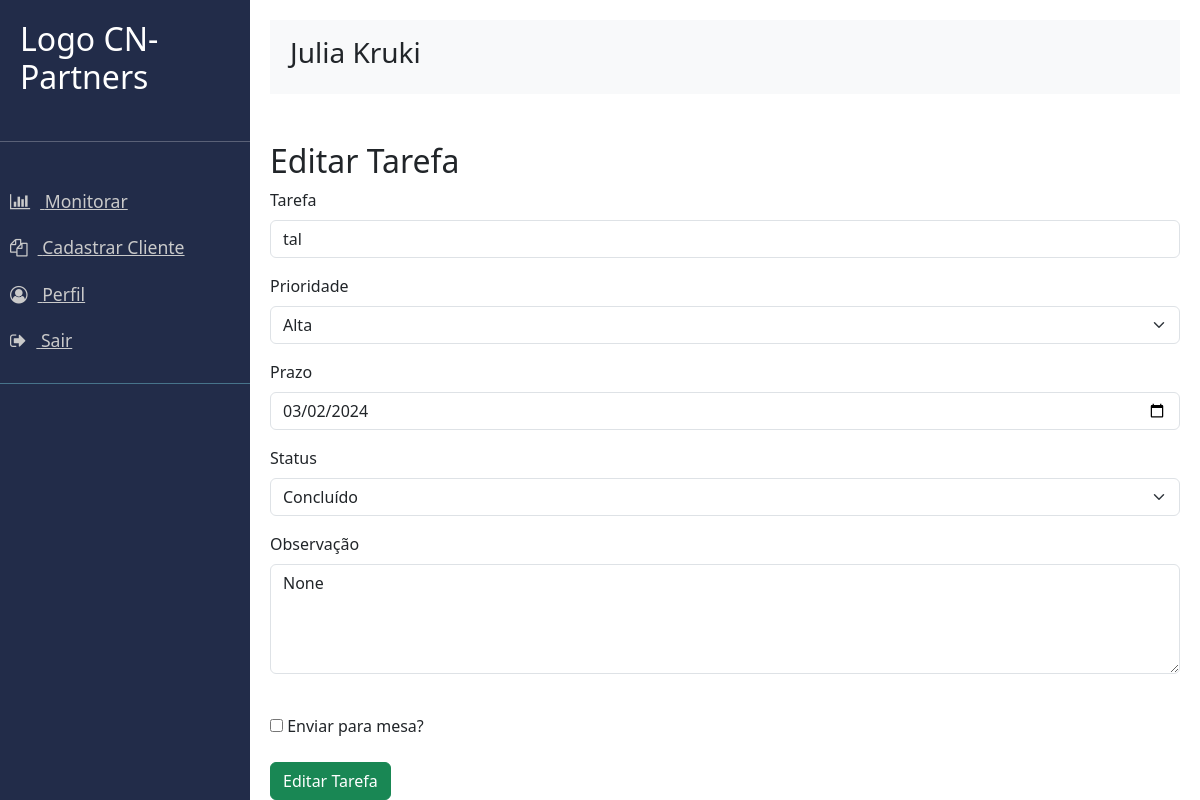
The page /editar_tarefa/6 (signed in) on the database its author committed.
### app.py (models this page shows)
class User(UserMixin, db.Model):
    id: Mapped[int] = mapped_column(Integer, primary_key=True)
    email: Mapped[str] = mapped_column(String(100), unique=False)
    password: Mapped[str] = mapped_column(String(250), nullable=False)
    name: Mapped[str] = mapped_column(String(1000), nullable=False)
    admin: Mapped[int] = mapped_column(Integer, nullable=True)
    mesa: Mapped[int] = mapped_column(Integer)

class Tarefas(db.Model):
    id: Mapped[int] = mapped_column(Integer, primary_key=True)
    cliente_id: Mapped[int] = mapped_column(Integer, nullable=False)
    tarefa: Mapped[str] = mapped_column(String(250))
    tipo: Mapped[str] = mapped_column(String(250))
    prioridade: Mapped[str] = mapped_column(String(250))
    prazo: Mapped[Date] = mapped_column(Date)
    status: Mapped[str] = mapped_column(String(250))
    observacao: Mapped[str] = mapped_column(String(500), nullable=True)
    mesa: Mapped[int] = mapped_column(Integer)

### server.py (the view, shortened to what this page needs)
@app.route('/editar_tarefa/<int:id>', methods=["POST", "GET"])
@login_required
def editar_tarefa(id):
    user_name = session.get('user_name')
    result = db.session.execute(db.select(Tarefas).where(Tarefas.id == id))
    tarefa = result.scalar()
    return render_template("editar_tarefa.html", tarefa=tarefa, user_name=user_name)

### server.py (called while the page is built)
@login_manager.user_loader
def load_user(user_id):
    return db.get_or_404(User, user_id)

@app.before_request
def make_session_permanet():
    session.permanent = True
    app.permanet_session_lifetime = timedelta(minutes=20)

### templates/editar_tarefa.html (shortened to what this page needs)
{% extends "base.html" %}
{% from 'bootstrap5/form.html' import render_form %}
{% block content %}
<br>
<br>
<h2>Editar Tarefa</h2>
<form method="POST" action="{{ url_for('editar_tarefa', id=tarefa.id) }}">
    <div class="mb-3">
        <label for="nomeTarefa" class="form-label">Tarefa</label>
        <input type="text" class="form-control" id="nomeTarefa" name="tarefa" value="{{tarefa.tarefa}}">
    </div>
    <div class="mb-3">
        <label class="form-label">Prioridade</label>
        <select class="form-select" id="prioridade" name="prioridade" required>
            <option value="Alta">Alta</option>
        </select>
    </div>
    <div class="mb-3">
        <label for="prazoTarefa" class="form-label">Prazo</label>
        <input type="date" class="form-control" id="prazoTarefa" name="prazo" value="{{tarefa.prazo}}"  required>
    </div>
    <div class="mb-3">
        <label for="nomeTarefa" class="form-label">Status</label>
        <select class="form-select" id="status" name="status" required>
            <option value="concluido" {% if tarefa.status=='concluido' %}selected{% endif %}>Concluído</option>
        </select>
    </div>
    <div class="mb-3">
        <label for="nomeTarefa" class="form-label">Observação</label>
        <textarea class="form-control" id="observacao" name="observacao" rows="4">{{ tarefa.observacao }}</textarea>
    </div>
    <br>
    <div>
        <input type="checkbox" name="mesa" value="mesa">
        <label >Enviar para mesa?</label>
    </div>
    <br>
    <button type="submit" class="btn btn-success">Editar Tarefa</button>
</form>
{%endblock%}

### templates/base.html (shortened to what this page needs)
<!doctype html>
<html lang="en">
<head>
    <link href="https://cdn.jsdelivr.net/npm/bootstrap@5.3.0-alpha3/dist/css/bootstrap.min.css" rel="stylesheet">
    <link rel="stylesheet" href="https://cdnjs.cloudflare.com/ajax/libs/font-awesome/4.7.0/css/font-awesome.min.css">
    <link rel="stylesheet" href="../static/css/style4.css">
</head>
<body>
    <div class="wrapper" >
        <nav id="sidebar">
            <div class="sidebar-header">
                <h2>Logo CN-Partners</h2>
            </div>
            <hr>
            <ul class="list-unstyled components">
                <li> <a href="{{url_for('monitorar')}}"> <i class="fa fa-bar-chart"></i> Monitorar </a>  </li>
                <li>  <a href={{url_for('cadastrar')}}> <i class="fa fa-copy"></i> Cadastrar Cliente </a>  </li>
                <li>  <a href="{{url_for('perfil')}}">  <i class="fa fa-user-circle-o"></i>  Perfil  </a>  </li>
                <li>  <a href="{{ url_for('logout') }}"> <i class="fa fa-sign-out"></i> Sair </a> </li>
            </ul>
        </nav>
        <div id="content">
            <nav class="navbar navbar-expand-lg navbar-light bg-light">
                <div class="container-fluid">
                    <div class="m-2" id="rowtext ">
                        <h3>{{user_name}}</h3>
                    </div>
                </div>
            </nav>
            {% block content %}{% endblock %}
        </div>
    </div>
</body>
</html>

### static/css/style4.css (style rules this page uses)
.wrapper { display: flex; height: 100vh; }
#sidebar { flex-shrink: 0; width: 250px; height: 100%; color: #ffffff; }
#content { flex-grow: 1; padding: 20px; }
.wrapper { display: flex; align-items: stretch; }
#sidebar { min-width: 250px; max-width: 250px; background: #222c49; color: #ffffff; transition: all 0.3s; }
#sidebar ul li a { text-align: left; color: #CACACA; }
#sidebar .sidebar-header { padding: 20px; background: #222c49; }
#sidebar ul.components { padding: 20px 0; border-bottom: 1px solid #47748b; }
#sidebar ul li a { padding: 10px; font-size: 1.1em; display: block; color: #CACACA; }
#sidebar ul li a i { margin-right: 10px; }
#content { padding: 20px; min-height: 100vh; transition: all 0.3s; }

### rows shown on the page
User: name "Julia Kruki"
Tarefas: tarefa "tal", prazo "03/02/2024", status "Concluído", observacao "None"
